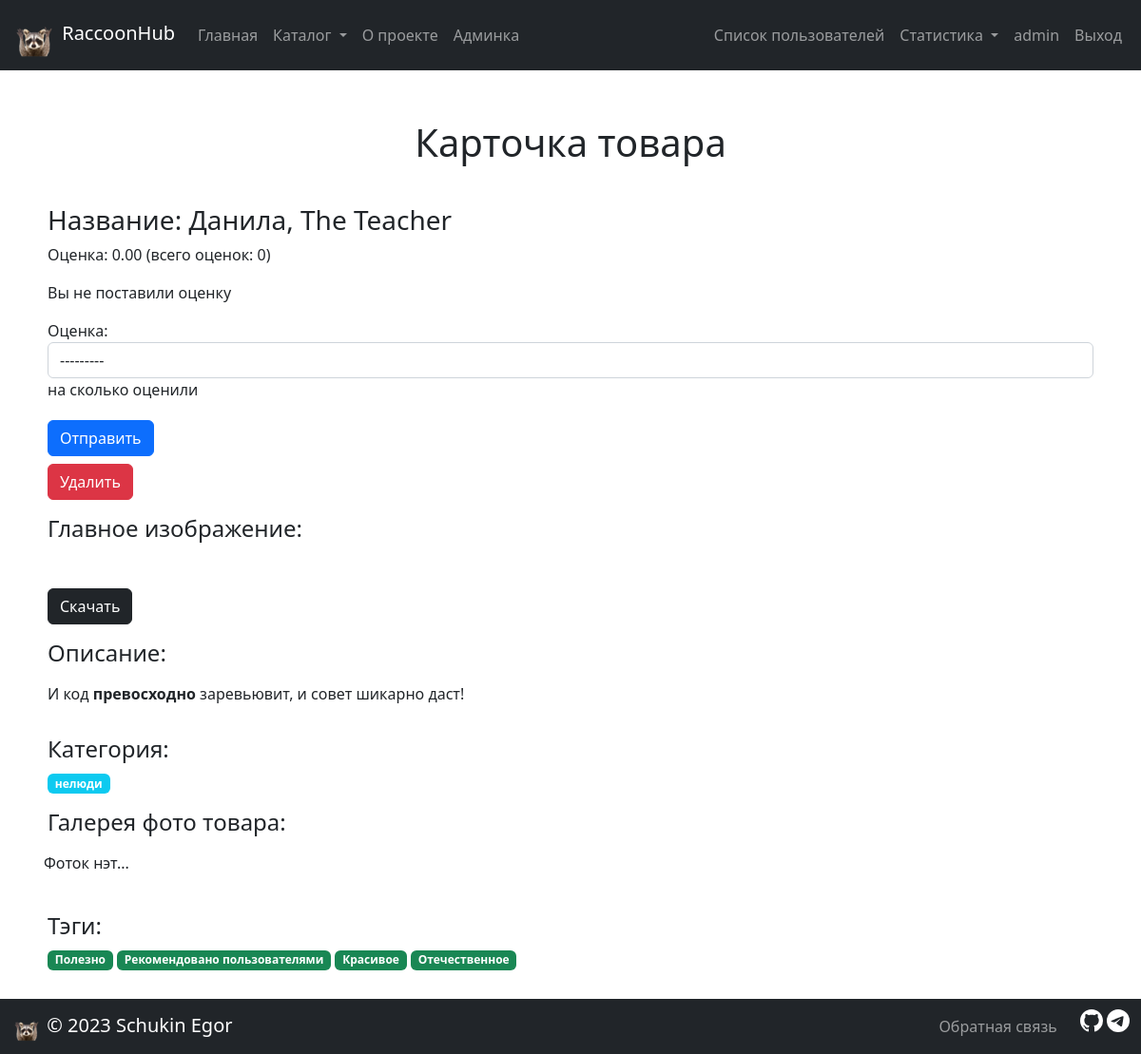
The page /catalog/5/ (signed in) on the database as committed earlier.
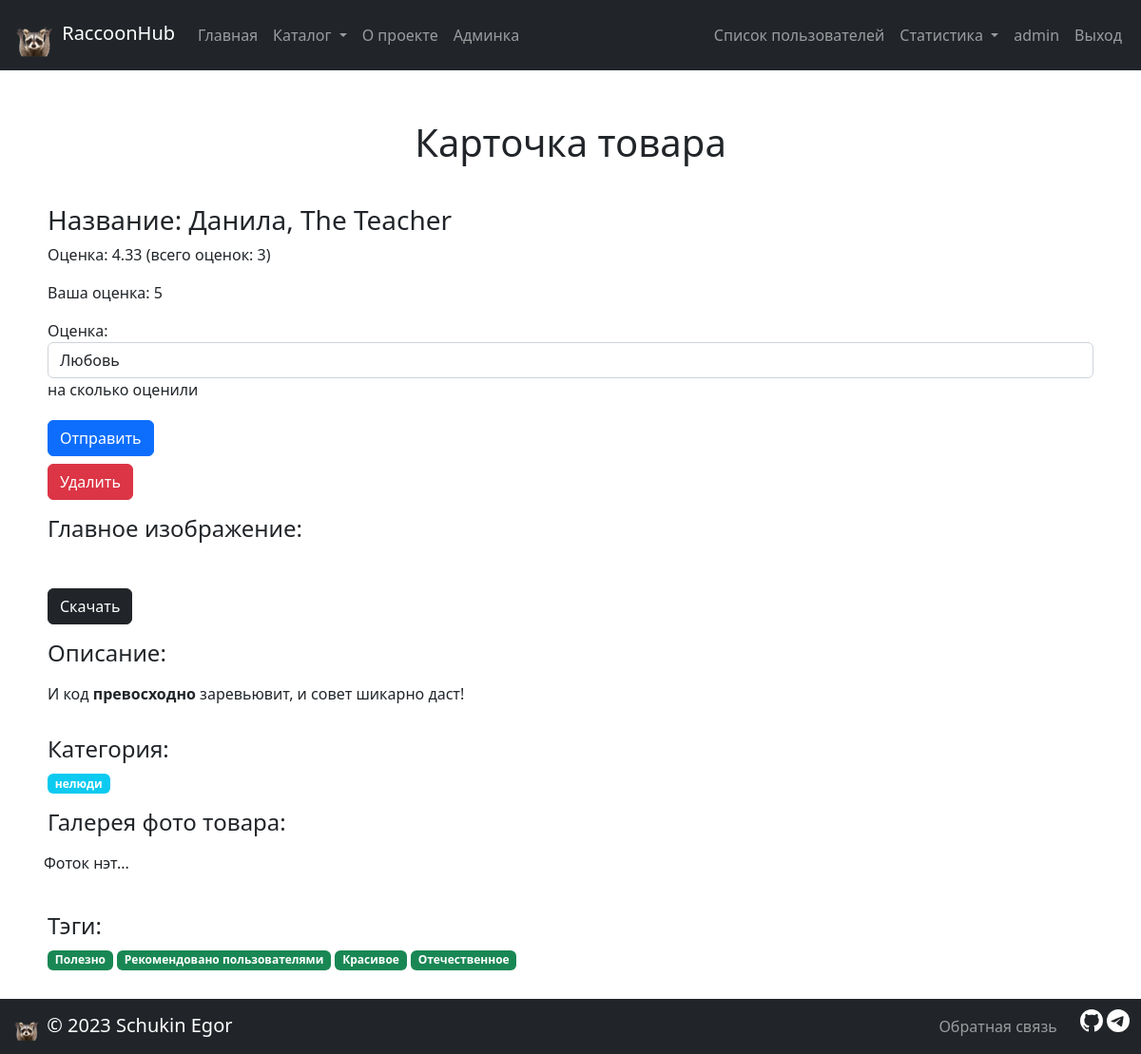
The same page on the database as committed later.
### catalog/models.py (models this page shows)
class Item(core.models.PublishedWithNameBaseModel):
    objects = catalog.managers.ItemManager()
    created_at = django.db.models.DateTimeField(
        auto_now_add=True,
        verbose_name='дата добавления товара',
    )
    updated_at = django.db.models.DateTimeField(
        auto_now=True,
        verbose_name='дата изменения товара',
    )
    is_on_main = django.db.models.BooleanField(
        verbose_name='публикация на главной странице',
        help_text='Публиковать товар на главной странице?',
        default=False,
    )
    category = django.db.models.ForeignKey(
        Category,
        verbose_name='категория',
        on_delete=django.db.models.CASCADE,
    )
    tags = django.db.models.ManyToManyField(
        Tag,
        verbose_name='тег',
    )
    text = ckeditor.fields.RichTextField(
        'описание',
        help_text='Описание(>2 символов, содержит "превосходно, роскошно")',
        validators=[
            catalog.validators.ValidateMustContain('превосходно', 'роскошно'),
        ],
        config_name='item_text_editor',
    )
    class Meta:
        ordering = ('name',)
        default_related_name = 'items'
        verbose_name = 'товар'
        verbose_name_plural = 'товары'

class Category(core.models.UniqueNameSlugBaseModel):
    weight = django.db.models.PositiveSmallIntegerField(
        'вес',
        help_text='Введите вес(число 0-100)',
        default=100,
        validators=[django.core.validators.MaxValueValidator(32767)],
    )
    class Meta:
        verbose_name = 'категория'
        verbose_name_plural = 'категории'

### rating/models.py (models this page shows)
class Rating(models.Model):
    objects = RatingManager()
    RATING_CHOICES = [
        (1, _('Ненависть')),
        (2, _('Неприязнь')),
        (3, _('Нейтрально')),
        (4, _('Обожание')),
        (5, _('Любовь')),
    ]
    rating = models.PositiveSmallIntegerField(
        verbose_name='оценка',
        help_text='на сколько оценили',
        choices=RATING_CHOICES,
        blank=False,
        null=True,
    )
    created_at = models.DateTimeField(
        verbose_name='дата оценки',
        help_text='когда оценили',
        auto_now_add=True,
    )
    item = models.ForeignKey(
        Item,
        verbose_name='товар',
        help_text='какой товар оценили?',
        on_delete=models.CASCADE,
        related_name='rating',
    )
    user = models.ForeignKey(
        User,
        verbose_name='пользователь',
        help_text='кто оценил?',
        on_delete=models.CASCADE,
        related_name='rating',
    )
    class Meta:
        constraints = [
            models.UniqueConstraint(
                name='unique_rating', fields=['item', 'user']
            )
        ]
        verbose_name = 'оценка'
        verbose_name_plural = 'оценки'
        default_related_name = 'rating'

### catalog/views.py (the view)
# urls.py: path('<int:pk>/', views.ItemDetailView.as_view(), name='item_detail'),
class ItemDetailView(DetailView):
    rating_form_class = rating.forms.RatingForm
    template_name = 'catalog/item_detail.html'
    queryset = catalog.models.Item.objects.published().prefetch_related(
        django.db.models.Prefetch(
            rating.models.Rating.rating.field.name,
            queryset=rating.models.Rating.objects.all(),
        )
    )
    model = catalog.models.Item
    http_method_names = ['get', 'post', 'head']
    def get_context_data(self, **kwargs):
        context = super().get_context_data(**kwargs)
        ratings = context['item'].rating.all()
        if len(ratings) == 0:
            rating_average = 0
        else:
            rating_average = sum(map(lambda x: x.rating or 0, ratings)) / len(
                ratings
            )
        context['rating_avg'] = rating_average
        context['rating_form'] = self.rating_form_class()
        ratings_map_users = list(map(lambda x: x.user_id, ratings))
        context['user_rating'] = RATING_DOESNT_EXIST_VALUE
        user_rating = RATING_DOESNT_EXIST_VALUE
        if self.request.user.is_authenticated:
            if self.request.user.pk in ratings_map_users:
                rating_idx = ratings_map_users.index(self.request.user.pk)
                user_rating = ratings[rating_idx]
                if user_rating.rating is None:
                    user_rating = RATING_DOESNT_EXIST_VALUE
                context['user_rating'] = user_rating
                context['rating_form'] = self.rating_form_class(
                    instance=user_rating
                )
        return context
    def post(self, request, *args, **kwargs):
        rating_form = self.rating_form_class(request.POST or None)
        self.object = self.get_object()
        context = self.get_context_data(**kwargs)
        user_rating = context['user_rating']
        if rating_form.is_valid() and request.user.is_authenticated:
            if user_rating != RATING_DOESNT_EXIST_VALUE:
                user_rating.rating = rating_form.cleaned_data['rating']
                user_rating.save()
                messages.success(request, 'Оценка изменена')
            else:
                rating.models.Rating.objects.create(
                    rating=rating_form.cleaned_data['rating'],
                    item=self.object,
                    user=request.user,
                )
                messages.success(request, 'Оценка поставлена')
        if (
            'delete' in request.POST
            and request.user.is_authenticated
            and user_rating != RATING_DOESNT_EXIST_VALUE
        ):
            user_rating.delete()
            messages.success(request, 'Оценка удалена')
        return django.shortcuts.redirect(
            'catalog:item_detail', pk=kwargs.get('pk')
        )

### rating/forms.py
class RatingForm(BootstrapForm):
    class Meta:
        model = Rating
        fields = (Rating.rating.field.name,)

### core/models.py (called while the page is built)
    def get_image_300x300(self):
        return sorl.thumbnail.get_thumbnail(
            self.image, '300x300', crop='center', quality=65
        )

    def image_tmb(self):
        if self.image:
            return django.utils.html.mark_safe(
                f'<img src="{self.get_image_300x300().url}">'
            )
        self.image_tmb.short_description = 'превью'
        return '(Фото товара)'

### templates/catalog/item_detail.html (shortened to what this page needs)
{% extends 'base.html' %}
{% load static %}
{% load i18n %}
{% block content %}
  <div class="container">
    <div class="d-flex justify-content-center">
      <div class="text-wrap p-3" id="item_header">
        <h1>{% translate 'Карточка товара' %}</h1>
      </div>
    </div>
    <div class="align-self-center p-2">
      <h3>{% translate 'Название' %}: {{ item.name }}</h3>
      <div>
        <p>Оценка: {{ rating_avg|floatformat:2 }} (всего оценок: {{ item.rating.all|length }})</p>
        {% if request.user.is_authenticated %}
          {% if user_rating != 0 %}
            <p>Ваша оценка: {{ user_rating.rating }}</p>
            {% else %}
            <p>Вы не поставили оценку</p>
          {% endif %}
          <div class="mt-2">
            <form method="POST">
              {% include "includes/form.html" with form=rating_form %}
              <button class="btn btn-primary mt-1" type="submit">Отправить</button>
            </form>
            <form class="mt-2" method="POST">
              <button class="btn btn-danger" type="submit" name="delete" value="yes">Удалить</button>
            </form>
          </div>
        {% endif %}
      </div>
    </div>
    {% if item.main_image.image.url %}
      <div class="align-self-center p-2">
        <h4>{% translate 'Главное изображение' %}:</h4>
      </div>
      <div class="align-self-center p-2">
        <a class="btn btn-dark" download="proposed_file_name" href="{{ item.main_image.image.url }}" role="button">{% translate 'Скачать' %}</a>
      </div>
    {% endif %}
    <div class="align-self-center p-2">
      <h4>{% translate 'Описание' %}:</h4>
      <p class="text-break">{{ item.text|safe }}</p>
    </div>
    <div class="align-self-center p-2">
      <h4>{% translate 'Категория' %}: </h4>
      <span class="badge badge-pill bg-info">{{ item.category.name }}</span>
    </div>
    <div class="align-self-center p-2">
      <h4>{% translate 'Галерея фото товара' %}:</h4>
      <div class="row row-cols-3">
        {% for img_obj in item.description_images.all %}
          <div class="col-sm-6 mb-3">
            <div class="card border-0 text-center">
              {{ img_obj.image_tmb }}
              <div class="card-body">
                <a class="btn btn-dark" download="proposed_file_name" href="{{ img_obj.image.url }}" role="button">{% translate 'Скачать картинку выше' %}</a>
              </div>
            </div>
          </div>
        {% empty %}
          <div class="align-self-center p-2">
            <p>{% translate 'Фоток нэт' %}...</p>
          </div>
        {% endfor %}
      </div>
    </div>
    <div class="align-self-center p-2 md-auto">
      <h4>{% translate 'Тэги' %}:</h4>
      {% for tag in item.tags.all %}
        <span class="badge badge-pill bg-success">{{ tag.name }}</span>
      {% endfor %}
    </div>
  </div>
{% endblock %}

### templates/includes/form.html (shortened to what this page needs)
<div class="form-group" style="margin-bottom: 0.3em!important;">
{% for field in form %}
<div class="mb-3">
  {{ field.label_tag }}
  {{ field }}
    {% if field.help_text %}
      <p class="help">{{ field.help_text | safe }}</p>
    {% endif %}
</div>
{% endfor %}
</div>

Rows that differ between the two databases and show on the page:
computed for Item "Данила, The Teacher": rating.all|length "0" → "3"
added Rating: rating "5", form "Любовь"
Other text that changed with them:
{{ rating_avg|floatformat:2 }}: "0.00" → "4.33"
text no longer shown: "Вы не поставили оценку"
text now shown: "Ваша оценка:"
